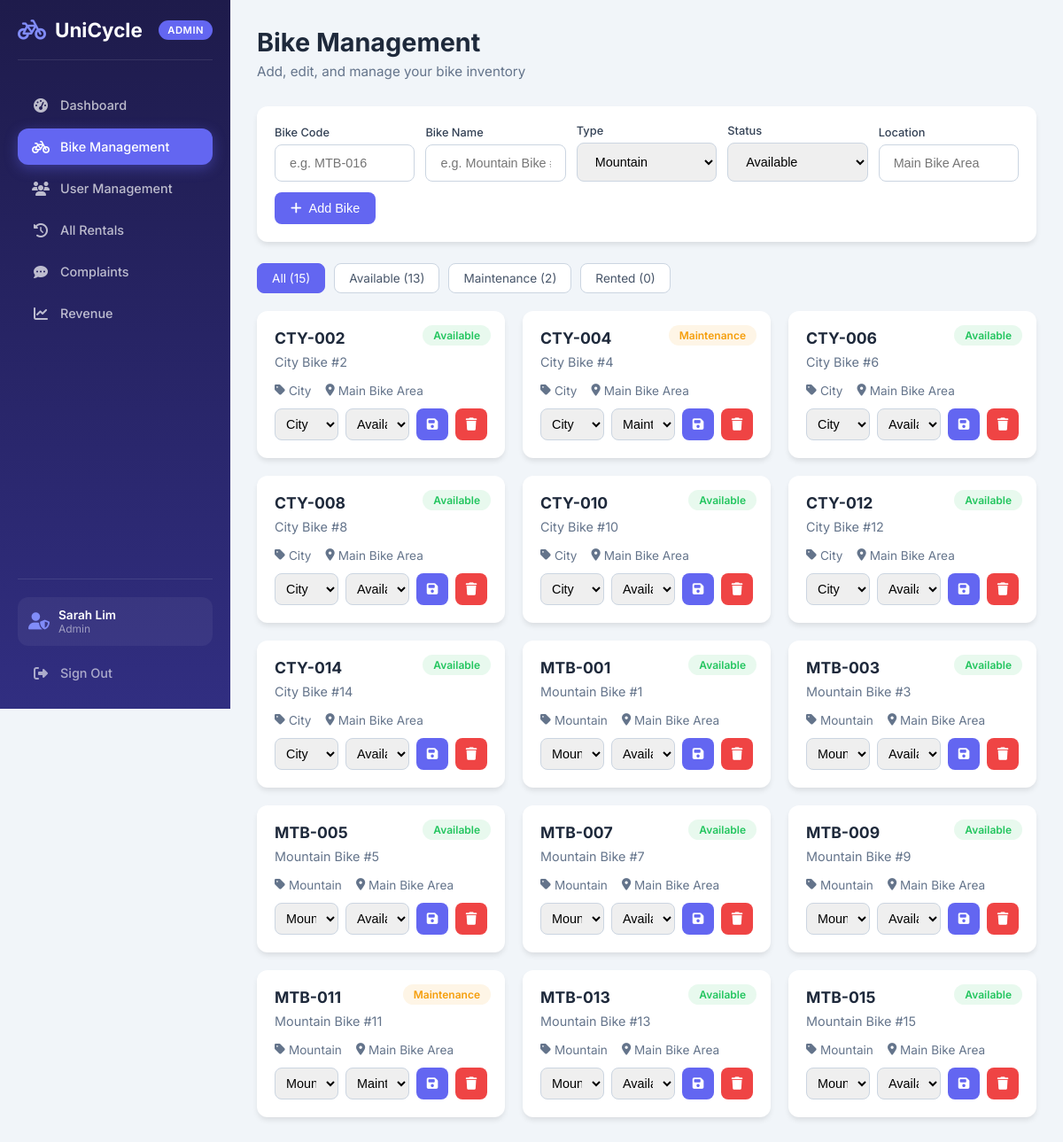
The page /admin/bikes.php (signed in) on the database its author committed.
### tables this page shows
CREATE TABLE `bikes` (
    `bike_id` INT(11) NOT NULL AUTO_INCREMENT,
    `bike_code` VARCHAR(30) NOT NULL,
    `bike_name` VARCHAR(80) NOT NULL,
    `bike_type` ENUM('mountain', 'city', 'other') NOT NULL DEFAULT 'other',
    `status` ENUM('available', 'rented', 'maintenance', 'pending') NOT NULL DEFAULT 'available',
    `location` VARCHAR(100) NOT NULL DEFAULT 'Main Bike Area',
    `last_maintained_date` DATE DEFAULT NULL,
    `created_at` TIMESTAMP NOT NULL DEFAULT CURRENT_TIMESTAMP,
    PRIMARY KEY (`bike_id`),
    UNIQUE KEY `bike_code` (`bike_code`)
);

### admin/bikes.php (the view, shortened to what this page needs)
<?php
require_once 'includes/auth_check.php';
$filter = $_GET['filter'] ?? 'all';
$where = '';
$bikes = $pdo->query("SELECT * FROM bikes $where ORDER BY bike_code")->fetchAll();
$counts = [
    'all' => $pdo->query("SELECT COUNT(*) FROM bikes")->fetchColumn(),
    'available' => $pdo->query("SELECT COUNT(*) FROM bikes WHERE status = 'available'")->fetchColumn(),
    'maintenance' => $pdo->query("SELECT COUNT(*) FROM bikes WHERE status = 'maintenance'")->fetchColumn(),
    'rented' => $pdo->query("SELECT COUNT(*) FROM bikes WHERE status = 'rented'")->fetchColumn(),
];
?>
<!DOCTYPE html>
<html lang="en">
<head>
    <link rel="stylesheet" href="admin.css">
    <link rel="stylesheet" href="https://cdnjs.cloudflare.com/ajax/libs/font-awesome/6.5.0/css/all.min.css">
</head>
<body>
    <?php include 'includes/sidebar.php'; ?>
    <main class="admin-main">
        <div class="page-header">
            <h1>Bike Management</h1>
            <p>Add, edit, and manage your bike inventory</p>
        </div>
        <form method="POST" class="add-form-box">
            <div class="form-group">
                <label>Bike Code</label>
                <input type="text" name="bike_code" class="form-control" placeholder="e.g. MTB-016" required>
            </div>
            <div class="form-group">
                <label>Bike Name</label>
                <input type="text" name="bike_name" class="form-control" placeholder="e.g. Mountain Bike #16" required>
            </div>
            <div class="form-group">
                <label>Type</label>
                <select name="bike_type" class="form-control">
                    <option value="mountain">Mountain</option>
                </select>
            </div>
            <div class="form-group">
                <label>Status</label>
                <select name="status" class="form-control">
                    <option value="available">Available</option>
                </select>
            </div>
            <div class="form-group">
                <label>Location</label>
                <input type="text" name="location" class="form-control" placeholder="Main Bike Area">
            </div>
            <button type="submit" name="add_bike" class="btn btn-primary">
                <i class="fas fa-plus"></i> Add Bike
            </button>
        </form>
        <div class="filters-bar">
            <a href="?filter=all" class="filter-btn <?= $filter === 'all' ? 'active' : '' ?>">
                All (<?= $counts['all'] ?>)
            </a>
            <a href="?filter=available" class="filter-btn <?= $filter === 'available' ? 'active' : '' ?>">
                Available (<?= $counts['available'] ?>)
            </a>
            <a href="?filter=maintenance" class="filter-btn <?= $filter === 'maintenance' ? 'active' : '' ?>">
                Maintenance (<?= $counts['maintenance'] ?>)
            </a>
            <a href="?filter=rented" class="filter-btn <?= $filter === 'rented' ? 'active' : '' ?>">
                Rented (<?= $counts['rented'] ?>)
            </a>
        </div>
        <div class="cards-grid">
            <?php foreach ($bikes as $bike): ?>
                <div class="bike-card">
                    <span class="badge status-badge <?= $bike['status'] ?>"><?= ucfirst($bike['status']) ?></span>
                    <h3><?= htmlspecialchars($bike['bike_code']) ?></h3>
                    <p><?= htmlspecialchars($bike['bike_name']) ?></p>
                    <div class="bike-meta">
                        <span><i class="fas fa-tag"></i> <?= ucfirst($bike['bike_type']) ?></span>
                        <span><i class="fas fa-location-dot"></i> <?= htmlspecialchars($bike['location']) ?></span>
                    </div>
                    <form method="POST" class="bike-actions">
                        <select name="bike_type" class="form-control" style="flex: 1; padding: 8px;">
                            <option value="mountain" <?= $bike['bike_type'] === 'mountain' ? 'selected' : '' ?>>Mountain
                            </option>
                            <option value="city" <?= $bike['bike_type'] === 'city' ? 'selected' : '' ?>>City</option>
                        </select>
                        <select name="status" class="form-control" style="flex: 1; padding: 8px;">
                            <option value="available" <?= $bike['status'] === 'available' ? 'selected' : '' ?>>Available
                            </option>
                            <option value="maintenance" <?= $bike['status'] === 'maintenance' ? 'selected' : '' ?>>Maintenance
                            </option>
                        </select>
                        <button type="submit" name="update_bike" class="btn btn-primary btn-icon" title="Update">
                            <i class="fas fa-save"></i>
                        </button>
                        <button type="submit" name="delete_bike" class="btn btn-danger btn-icon" title="Delete"
                            onclick="return confirm('Delete this bike permanently?')">
                            <i class="fas fa-trash"></i>
                        </button>
                    </form>
                </div>
            <?php endforeach; ?>
        </div>
    </main>
</body>
</html>

### admin/admin.css (style rules this page uses)
:root { --primary: #6366f1; --primary-dark: #4f46e5; --primary-light: #818cf8; --secondary: #0ea5e9; --success: #22c55e; --warning: #f59e0b; --danger: #ef4444; --dark: #1e1b4b; --gray-50: #f8fafc; --gray-100: #f1f5f9; --gray-200: #e2e8f0; --gray-300: #cbd5e1; --gray-400: #94a3b8; --gray-500: #64748b; --gray-600: #475569; --gray-700: #334155; --gray-800: #1e293b; --gray-900: #0f172a; --sidebar-width: 260px; --header-height: 70px; --border-radius: 12px; --shadow-sm: 0 1px 2px 0 rgb(0 0 0 / 0.05); --shadow: 0 4px 6px -1px rgb(0 0 0 / 0.1); --shadow-lg: 0 10px 25px -3px rgb(0 0 0 / 0.1); }
* { margin: 0; padding: 0; box-sizing: border-box; }
body { font-family: 'Inter', -apple-system, BlinkMacSystemFont, 'Segoe UI', Roboto, sans-serif; background: var(--gray-100); color: var(--gray-800); min-height: 100vh; display: flex; }
.admin-main { margin-left: var(--sidebar-width); flex: 1; padding: 30px; min-height: 100vh; }
.page-header { margin-bottom: 30px; }
.page-header h1 { font-size: 1.8rem; font-weight: 700; color: var(--gray-800); margin-bottom: 6px; }
.page-header p { color: var(--gray-500); font-size: 0.95rem; }
.badge { display: inline-flex; align-items: center; padding: 4px 12px; border-radius: 20px; font-size: 0.75rem; font-weight: 600; }
.badge.available, .badge.completed, .badge.resolved { background: rgba(34, 197, 94, 0.1); color: var(--success); }
.badge.maintenance, .badge.pending, .badge.open { background: rgba(245, 158, 11, 0.1); color: var(--warning); }
.btn { display: inline-flex; align-items: center; gap: 8px; padding: 10px 18px; border: none; border-radius: 8px; font-size: 0.9rem; font-weight: 500; cursor: pointer; transition: all 0.2s ease; text-decoration: none; }
.btn-primary { background: var(--primary); color: white; }
.btn-danger { background: var(--danger); color: white; }
.btn-icon { width: 36px; height: 36px; padding: 0; justify-content: center; border-radius: 8px; }
.form-group { margin-bottom: 20px; }
.form-group label { display: block; margin-bottom: 8px; font-weight: 500; color: var(--gray-700); font-size: 0.9rem; }
.form-control { width: 100%; padding: 12px 16px; border: 1px solid var(--gray-300); border-radius: 8px; font-size: 0.9rem; transition: border-color 0.2s ease, box-shadow 0.2s ease; }
select.form-control { cursor: pointer; }
.filters-bar { display: flex; gap: 10px; margin-bottom: 20px; flex-wrap: wrap; }
.filter-btn { padding: 8px 16px; border: 1px solid var(--gray-300); background: white; border-radius: 8px; font-size: 0.85rem; color: var(--gray-600); cursor: pointer; transition: all 0.2s ease; text-decoration: none; }
.filter-btn.active { background: var(--primary); border-color: var(--primary); color: white; }
.add-form-box { background: white; padding: 20px; border-radius: var(--border-radius); box-shadow: var(--shadow); margin-bottom: 24px; display: flex; gap: 12px; flex-wrap: wrap; align-items: flex-end; }
.add-form-box .form-group { margin-bottom: 0; flex: 1; min-width: 150px; }
.add-form-box .form-group label { margin-bottom: 6px; font-size: 0.8rem; }
.cards-grid { display: grid; grid-template-columns: repeat(auto-fill, minmax(280px, 1fr)); gap: 20px; }
.bike-card { background: white; border-radius: var(--border-radius); padding: 20px; box-shadow: var(--shadow); position: relative; transition: transform 0.2s ease; }
.bike-card .status-badge { position: absolute; top: 16px; right: 16px; }
.bike-card h3 { font-size: 1.1rem; color: var(--gray-800); margin-bottom: 8px; }
.bike-card p { color: var(--gray-500); font-size: 0.9rem; margin-bottom: 16px; }

### admin/bikes.php (style rules this page uses)
.bike-actions { display: flex; gap: 8px; margin-top: 12px; }
.bike-meta { display: flex; gap: 16px; margin-top: 8px; color: var(--gray-500); font-size: 0.85rem; }
.bike-meta span { display: flex; align-items: center; gap: 4px; }

### rows shown on the page
bikes: status "Available", bike_code "CTY-002", bike_name "City Bike #2", bike_type "City", location "Main Bike Area"
bikes: status "Maintenance", bike_code "CTY-004", bike_name "City Bike #4", bike_type "City", location "Main Bike Area"
bikes: status "Available", bike_code "CTY-006", bike_name "City Bike #6", bike_type "City", location "Main Bike Area"
bikes: status "Available", bike_code "CTY-008", bike_name "City Bike #8", bike_type "City", location "Main Bike Area"
bikes: status "Available", bike_code "CTY-010", bike_name "City Bike #10", bike_type "City", location "Main Bike Area"
bikes: status "Available", bike_code "CTY-012", bike_name "City Bike #12", bike_type "City", location "Main Bike Area"
bikes: status "Available", bike_code "CTY-014", bike_name "City Bike #14", bike_type "City", location "Main Bike Area"
bikes: status "Available", bike_code "MTB-001", bike_name "Mountain Bike #1", bike_type "Mountain", location "Main Bike Area"
bikes: status "Available", bike_code "MTB-003", bike_name "Mountain Bike #3", bike_type "Mountain", location "Main Bike Area"
bikes: status "Available", bike_code "MTB-005", bike_name "Mountain Bike #5", bike_type "Mountain", location "Main Bike Area"
bikes: status "Available", bike_code "MTB-007", bike_name "Mountain Bike #7", bike_type "Mountain", location "Main Bike Area"
bikes: status "Available", bike_code "MTB-009", bike_name "Mountain Bike #9", bike_type "Mountain", location "Main Bike Area"
bikes: status "Maintenance", bike_code "MTB-011", bike_name "Mountain Bike #11", bike_type "Mountain", location "Main Bike Area"
bikes: status "Available", bike_code "MTB-013", bike_name "Mountain Bike #13", bike_type "Mountain", location "Main Bike Area"
bikes: status "Available", bike_code "MTB-015", bike_name "Mountain Bike #15", bike_type "Mountain", location "Main Bike Area"

### other values the page prints
$_SESSION['student_name'] "Sarah Lim"
$_SESSION['admin_role'] "Admin"
$counts['all'] "15"
$counts['available'] "13"
$counts['maintenance'] "2"
$counts['rented'] "0"
